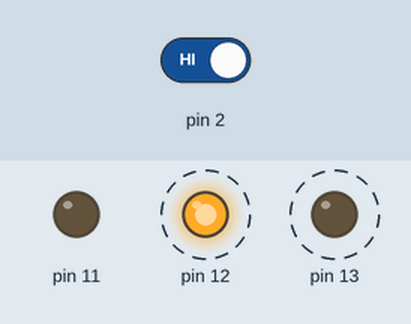
Simulated run of this sketch. Board: Arduino Uno, built with avr-gcc and run on an emulated ATmega328P. On the bench: output pins drawn as LEDs (lit = HIGH). Dashed ring = blinking. The test bench sets the inputs (shaded band); at power-on: pin 2 HIGH.

Above: at 1.2 s.
1.3 s: pin 2 driven LOW
At 2.8 s:
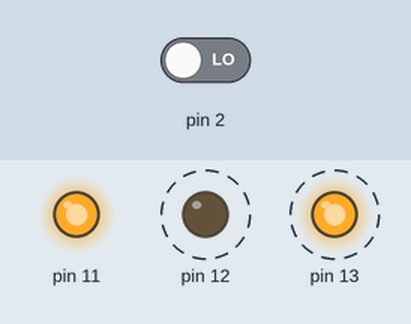
Timing chart, 0 to 10.3 s (numbered marks = the images above; inputs shaded):
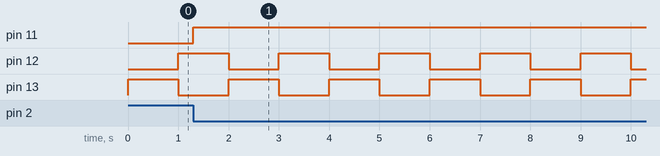

The sketch:

code.ino
```cpp
// 2 den nhap nhay va 1 den bat tat

//c1:
/*
unsigned long previousMillis = 0;
int led1s = LOW;
int led2s = HIGH;

int previous_button = 0 ;
int current_button ;
int count = 0;
int stateLED = LOW;


void setup()
{
  pinMode(13, OUTPUT);
  pinMode(12, OUTPUT);
  pinMode(11, OUTPUT);
  pinMode(2, INPUT);
}

void loop()
{
   unsigned long currentMillis = millis();
  if (currentMillis - previousMillis >= 1000) {
    previousMillis = currentMillis;
    if (led1s == LOW) {
      led1s = HIGH;
      led2s = LOW;
    } else {
       led2s = HIGH;
      led1s = LOW;
    }
    digitalWrite(13, led1s);
    digitalWrite(12, led2s);
    }

    current_button = digitalRead(2);
  if(current_button == LOW && previous_button == HIGH){
    if(stateLED == HIGH){
      stateLED = LOW;
    } else {
       stateLED = HIGH;
    }
  }
  previous_button = current_button;

    digitalWrite(11, stateLED);
}*/


//c2: dung interrupt - chi su dung interrupt dc pin 2, 3 trong uno R3
// ko su dung dc ham delay trong interrupt
//attachInterrupt(interrupt, ISR, mode);
/*
interrupt: chân pin
ISR: tên hàm sẽ gọi khi có sự kiện ngắt được sinh ra.

mode: kiểu kích hoạt ngắt, bao gồm

LOW: kích hoạt liên tục khi trạng thái chân digital có mức thấp
HIGH: kích hoạt liên tục khi trạng thái chân digital có mức cao.
RISING: kích hoạt khi trạng thái của chân digital chuyển từ mức điện áp thấp sang mức điện áp cao.
FALLING: kích hoạt khi trạng thái của chân digital chuyển từ mức điện áp cao sang mức điện áp thấp.
*/
boolean check = false;
void setup()
{
  pinMode(13, OUTPUT);
  pinMode(12, OUTPUT);
  pinMode(11, OUTPUT);
  pinMode(2, INPUT);
  attachInterrupt(digitalPinToInterrupt(2),chay,FALLING);

}


void chay()
{
	if(!check)
    {
    	digitalWrite(11,HIGH);
        check = true;
    }
  else
  {
  		digitalWrite(11,LOW);
        check = false;
  }
}

void loop()
{
	digitalWrite(13,HIGH);
  digitalWrite(12,LOW);
 delay(1000);
  digitalWrite(12,HIGH);
  digitalWrite(13,LOW);
  delay(1000);

  // ham interrupt dc uu tien cao hon delay,
  //do do khi delay cx ko ngan dc interrupt dc goi
  //co the coi interrupt dc chay tren 1 luồng khac

}


//c3 : timerOne hoac RTOS
```

Measured:
- after the input at 1.3 s, pin 11: LOW → HIGH at once
- by itself, pin 12, pin 13: alternates HIGH for 1.0 s and LOW for 1.0 s
